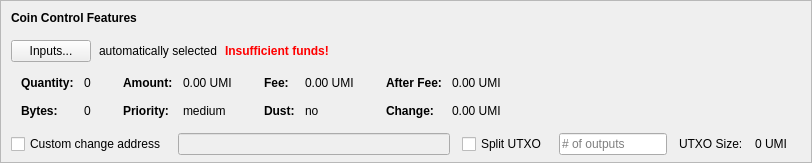
    <widget class="QFrame" name="frameCoinControl">
     <property name="sizePolicy">
      <sizepolicy hsizetype="Expanding" vsizetype="Expanding">
       <horstretch>0</horstretch>
       <verstretch>0</verstretch>
      </sizepolicy>
     </property>
     <property name="maximumSize">
      <size>
       <width>16777215</width>
       <height>16777215</height>
      </size>
     </property>
     <property name="frameShape">
      <enum>QFrame::StyledPanel</enum>
     </property>
     <property name="frameShadow">
      <enum>QFrame::Sunken</enum>
     </property>
     <layout class="QVBoxLayout" name="verticalLayoutCoinControl2">
      <property name="spacing">
       <number>0</number>
      </property>
      <property name="leftMargin">
       <number>0</number>
      </property>
      <property name="topMargin">
       <number>0</number>
      </property>
      <property name="rightMargin">
       <number>0</number>
      </property>
      <property name="bottomMargin">
       <number>6</number>
      </property>
      <item>
       <layout class="QVBoxLayout" name="verticalLayoutCoinControl" stretch="0,0,0,0,1">
        <property name="spacing">
         <number>0</number>
        </property>
        <property name="leftMargin">
         <number>10</number>
        </property>
        <property name="topMargin">
         <number>10</number>
        </property>
        <item>
         <layout class="QHBoxLayout" name="horizontalLayoutCoinControl1">
          <property name="bottomMargin">
           <number>15</number>
          </property>
          <item>
           <widget class="QLabel" name="labelCoinControlFeatures">
            <property name="sizePolicy">
             <sizepolicy hsizetype="Preferred" vsizetype="Maximum">
              <horstretch>0</horstretch>
              <verstretch>0</verstretch>
             </sizepolicy>
            </property>
            <property name="font">
             <font>
              <weight>75</weight>
              <bold>true</bold>
             </font>
            </property>
            <property name="styleSheet">
             <string notr="true">font-weight:bold;</string>
            </property>
            <property name="text">
             <string>Coin Control Features</string>
            </property>
           </widget>
          </item>
         </layout>
        </item>
        <item>
         <layout class="QHBoxLayout" name="horizontalLayoutCoinControl2" stretch="0,0,0,0">
          <property name="spacing">
           <number>8</number>
          </property>
          <property name="bottomMargin">
           <number>10</number>
          </property>
          <item>
           <widget class="QPushButton" name="pushButtonCoinControl">
            <property name="styleSheet">
             <string notr="true"/>
            </property>
            <property name="text">
             <string>Inputs...</string>
            </property>
            <property name="autoDefault">
             <bool>false</bool>
            </property>
           </widget>
          </item>
          <item>
           <widget class="QLabel" name="labelCoinControlAutomaticallySelected">
            <property name="text">
             <string>automatically selected</string>
            </property>
            <property name="margin">
             <number>5</number>
            </property>
           </widget>
          </item>
          <item>
           <widget class="QLabel" name="labelCoinControlInsuffFunds">
            <property name="font">
             <font>
              <weight>75</weight>
              <bold>true</bold>
             </font>
            </property>
            <property name="styleSheet">
             <string notr="true">color:red;font-weight:bold;</string>
            </property>
            <property name="text">
             <string>Insufficient funds!</string>
            </property>
            <property name="margin">
             <number>5</number>
            </property>
           </widget>
          </item>
          <item>
           <spacer name="horizontalSpacerCoinControl">
            <property name="orientation">
             <enum>Qt::Horizontal</enum>
            </property>
            <property name="sizeHint" stdset="0">
             <size>
              <width>40</width>
              <height>1</height>
             </size>
            </property>
           </spacer>
          </item>
         </layout>
        </item>
        <item>
         <widget class="QWidget" name="widgetCoinControl" native="true">
          <property name="sizePolicy">
           <sizepolicy hsizetype="Preferred" vsizetype="Preferred">
            <horstretch>0</horstretch>
            <verstretch>0</verstretch>
           </sizepolicy>
          </property>
          <property name="minimumSize">
           <size>
            <width>0</width>
            <height>0</height>
           </size>
          </property>
          <property name="styleSheet">
           <string notr="true"/>
          </property>
          <layout class="QHBoxLayout" name="horizontalLayoutCoinControl5">
           <property name="leftMargin">
            <number>0</number>
           </property>
           <property name="topMargin">
            <number>0</number>
           </property>
           <property name="rightMargin">
            <number>0</number>
           </property>
           <property name="bottomMargin">
            <number>0</number>
           </property>
           <item>
            <layout class="QHBoxLayout" name="horizontalLayoutCoinControl3" stretch="0,0,0,1">
             <property name="spacing">
              <number>20</number>
             </property>
             <property name="topMargin">
              <number>0</number>
             </property>
             <property name="bottomMargin">
              <number>10</number>
             </property>
             <item>
              <layout class="QFormLayout" name="formLayoutCoinControl1">
               <property name="horizontalSpacing">
                <number>10</number>
               </property>
               <property name="verticalSpacing">
                <number>14</number>
               </property>
               <property name="leftMargin">
                <number>10</number>
               </property>
               <property name="topMargin">
                <number>4</number>
               </property>
               <property name="rightMargin">
                <number>6</number>
               </property>
               <item row="0" column="0">
                <widget class="QLabel" name="labelCoinControlQuantityText">
                 <property name="font">
                  <font>
                   <weight>75</weight>
                   <bold>true</bold>
                  </font>
                 </property>
                 <property name="text">
                  <string>Quantity:</string>
                 </property>
                 <property name="margin">
                  <number>0</number>
                 </property>
                </widget>
               </item>
               <item row="0" column="1">
                <widget class="QLabel" name="labelCoinControlQuantity">
                 <property name="cursor">
                  <cursorShape>IBeamCursor</cursorShape>
                 </property>
                 <property name="contextMenuPolicy">
                  <enum>Qt::ActionsContextMenu</enum>
                 </property>
                 <property name="text">
                  <string notr="true">0</string>
                 </property>
                 <property name="margin">
                  <number>0</number>
                 </property>
                 <property name="textInteractionFlags">
                  <set>Qt::LinksAccessibleByMouse|Qt::TextSelectableByKeyboard|Qt::TextSelectableByMouse</set>
                 </property>
                </widget>
               </item>
               <item row="1" column="0">
                <widget class="QLabel" name="labelCoinControlBytesText">
                 <property name="font">
                  <font>
                   <weight>75</weight>
                   <bold>true</bold>
                  </font>
                 </property>
                 <property name="text">
                  <string>Bytes:</string>
                 </property>
                </widget>
               </item>
               <item row="1" column="1">
                <widget class="QLabel" name="labelCoinControlBytes">
                 <property name="cursor">
                  <cursorShape>IBeamCursor</cursorShape>
                 </property>
                 <property name="contextMenuPolicy">
                  <enum>Qt::ActionsContextMenu</enum>
                 </property>
                 <property name="text">
                  <string notr="true">0</string>
                 </property>
                 <property name="textInteractionFlags">
                  <set>Qt::LinksAccessibleByMouse|Qt::TextSelectableByKeyboard|Qt::TextSelectableByMouse</set>
                 </property>
                </widget>
               </item>
              </layout>
             </item>
             <item>
              <layout class="QFormLayout" name="formLayoutCoinControl2">
               <property name="horizontalSpacing">
                <number>10</number>
               </property>
               <property name="verticalSpacing">
                <number>14</number>
               </property>
               <property name="leftMargin">
                <number>6</number>
               </property>
               <property name="topMargin">
                <number>4</number>
               </property>
               <property name="rightMargin">
                <number>6</number>
               </property>
               <item row="0" column="0">
                <widget class="QLabel" name="labelCoinControlAmountText">
                 <property name="font">
                  <font>
                   <weight>75</weight>
                   <bold>true</bold>
                  </font>
                 </property>
                 <property name="text">
                  <string>Amount:</string>
                 </property>
                 <property name="margin">
                  <number>0</number>
                 </property>
                </widget>
               </item>
               <item row="0" column="1">
                <widget class="QLabel" name="labelCoinControlAmount">
                 <property name="cursor">
                  <cursorShape>IBeamCursor</cursorShape>
                 </property>
                 <property name="contextMenuPolicy">
                  <enum>Qt::ActionsContextMenu</enum>
                 </property>
                 <property name="text">
                  <string notr="true">0.00 UMI</string>
                 </property>
                 <property name="textInteractionFlags">
                  <set>Qt::LinksAccessibleByMouse|Qt::TextSelectableByKeyboard|Qt::TextSelectableByMouse</set>
                 </property>
                </widget>
               </item>
               <item row="1" column="0">
                <widget class="QLabel" name="labelCoinControlPriorityText">
                 <property name="font">
                  <font>
                   <weight>75</weight>
                   <bold>true</bold>
                  </font>
                 </property>
                 <property name="text">
                  <string>Priority:</string>
                 </property>
                </widget>
               </item>
               <item row="1" column="1">
                <widget class="QLabel" name="labelCoinControlPriority">
                 <property name="cursor">
                  <cursorShape>IBeamCursor</cursorShape>
                 </property>
                 <property name="contextMenuPolicy">
                  <enum>Qt::ActionsContextMenu</enum>
                 </property>
                 <property name="text">
                  <string>medium</string>
                 </property>
                 <property name="textInteractionFlags">
                  <set>Qt::LinksAccessibleByMouse|Qt::TextSelectableByKeyboard|Qt::TextSelectableByMouse</set>
                 </property>
                </widget>
               </item>
              </layout>
             </item>
             <item>
              <layout class="QFormLayout" name="formLayoutCoinControl3">
               <property name="horizontalSpacing">
                <number>10</number>
               </property>
               <property name="verticalSpacing">
                <number>14</number>
               </property>
               <property name="leftMargin">
                <number>6</number>
               </property>
               <property name="topMargin">
                <number>4</number>
               </property>
               <property name="rightMargin">
                <number>6</number>
               </property>
               <item row="0" column="0">
                <widget class="QLabel" name="labelCoinControlFeeText">
                 <property name="font">
                  <font>
                   <weight>75</weight>
                   <bold>true</bold>
                  </font>
                 </property>
                 <property name="text">
                  <string>Fee:</string>
                 </property>
                 <property name="margin">
                  <number>0</number>
                 </property>
                </widget>
               </item>
               <item row="0" column="1">
                <widget class="QLabel" name="labelCoinControlFee">
                 <property name="cursor">
                  <cursorShape>IBeamCursor</cursorShape>
                 </property>
                 <property name="contextMenuPolicy">
                  <enum>Qt::ActionsContextMenu</enum>
                 </property>
                 <property name="text">
                  <string notr="true">0.00 UMI</string>
                 </property>
                 <property name="textInteractionFlags">
                  <set>Qt::LinksAccessibleByMouse|Qt::TextSelectableByKeyboard|Qt::TextSelectableByMouse</set>
                 </property>
                </widget>
               </item>
               <item row="1" column="0">
                <widget class="QLabel" name="labelCoinControlLowOutputText">
                 <property name="font">
                  <font>
                   <weight>75</weight>
                   <bold>true</bold>
                  </font>
                 </property>
                 <property name="text">
                  <string>Dust:</string>
                 </property>
                </widget>
               </item>
               <item row="1" column="1">
                <widget class="QLabel" name="labelCoinControlLowOutput">
                 <property name="cursor">
                  <cursorShape>IBeamCursor</cursorShape>
                 </property>
                 <property name="contextMenuPolicy">
                  <enum>Qt::ActionsContextMenu</enum>
                 </property>
                 <property name="text">
                  <string>no</string>
                 </property>
                 <property name="textInteractionFlags">
                  <set>Qt::LinksAccessibleByMouse|Qt::TextSelectableByKeyboard|Qt::TextSelectableByMouse</set>
                 </property>
                </widget>
               </item>
              </layout>
             </item>
             <item>
              <layout class="QFormLayout" name="formLayoutCoinControl4">
               <property name="horizontalSpacing">
                <number>10</number>
               </property>
               <property name="verticalSpacing">
                <number>14</number>
               </property>
               <property name="leftMargin">
                <number>6</number>
               </property>
               <property name="topMargin">
                <number>4</number>
               </property>
               <property name="rightMargin">
                <number>6</number>
               </property>
               <item row="0" column="0">
                <widget class="QLabel" name="labelCoinControlAfterFeeText">
                 <property name="font">
                  <font>
                   <weight>75</weight>
                   <bold>true</bold>
                  </font>
                 </property>
                 <property name="text">
                  <string>After Fee:</string>
                 </property>
                 <property name="margin">
                  <number>0</number>
                 </property>
                </widget>
               </item>
               <item row="0" column="1">
                <widget class="QLabel" name="labelCoinControlAfterFee">
                 <property name="cursor">
                  <cursorShape>IBeamCursor</cursorShape>
                 </property>
                 <property name="contextMenuPolicy">
                  <enum>Qt::ActionsContextMenu</enum>
                 </property>
                 <property name="text">
                  <string notr="true">0.00 UMI</string>
                 </property>
                 <property name="textInteractionFlags">
                  <set>Qt::LinksAccessibleByMouse|Qt::TextSelectableByKeyboard|Qt::TextSelectableByMouse</set>
                 </property>
                </widget>
               </item>
               <item row="1" column="0">
                <widget class="QLabel" name="labelCoinControlChangeText">
                 <property name="font">
                  <font>
                   <weight>75</weight>
                   <bold>true</bold>
                  </font>
                 </property>
                 <property name="text">
                  <string>Change:</string>
                 </property>
                </widget>
               </item>
               <item row="1" column="1">
                <widget class="QLabel" name="labelCoinControlChange">
                 <property name="cursor">
                  <cursorShape>IBeamCursor</cursorShape>
                 </property>
                 <property name="contextMenuPolicy">
                  <enum>Qt::ActionsContextMenu</enum>
                 </property>
                 <property name="text">
                  <string notr="true">0.00 UMI</string>
                 </property>
                 <property name="textInteractionFlags">
                  <set>Qt::LinksAccessibleByMouse|Qt::TextSelectableByKeyboard|Qt::TextSelectableByMouse</set>
                 </property>
                </widget>
               </item>
              </layout>
             </item>
            </layout>
           </item>
          </layout>
         </widget>
        </item>
        <item>
         <layout class="QHBoxLayout" name="horizontalLayoutCoinControl4" stretch="0,0,0,0,0,0,0">
          <property name="spacing">
           <number>12</number>
          </property>
          <property name="sizeConstraint">
           <enum>QLayout::SetDefaultConstraint</enum>
          </property>
          <property name="topMargin">
           <number>5</number>
          </property>
          <property name="rightMargin">
           <number>5</number>
          </property>
          <item>
           <widget class="QCheckBox" name="checkBoxCoinControlChange">
            <property name="toolTip">
             <string>If this is activated, but the change address is empty or invalid, change will be sent to a newly generated address.</string>
            </property>
            <property name="text">
             <string>Custom change address</string>
            </property>
           </widget>
          </item>
          <item>
           <widget class="QValidatedLineEdit" name="lineEditCoinControlChange">
            <property name="enabled">
             <bool>false</bool>
            </property>
            <property name="sizePolicy">
             <sizepolicy hsizetype="Expanding" vsizetype="Fixed">
              <horstretch>0</horstretch>
              <verstretch>0</verstretch>
             </sizepolicy>
            </property>
           </widget>
          </item>
          <item>
           <widget class="QCheckBox" name="splitBlockCheckBox">
            <property name="text">
             <string>Split UTXO</string>
            </property>
           </widget>
          </item>
          <item>
           <widget class="QLineEdit" name="splitBlockLineEdit">
            <property name="sizePolicy">
             <sizepolicy hsizetype="Fixed" vsizetype="Fixed">
              <horstretch>50</horstretch>
              <verstretch>0</verstretch>
             </sizepolicy>
            </property>
            <property name="placeholderText">
             <string># of outputs</string>
            </property>
           </widget>
          </item>
          <item>
           <widget class="QLabel" name="labelBlockSizeText">
            <property name="text">
             <string>UTXO Size:</string>
            </property>
           </widget>
          </item>
          <item>
           <widget class="QLabel" name="labelBlockSize">
            <property name="text">
             <string>0 UMI</string>
            </property>
           </widget>
          </item>
          <item>
           <widget class="QLabel" name="labelCoinControlChangeLabel">
            <property name="sizePolicy">
             <sizepolicy hsizetype="Preferred" vsizetype="Expanding">
              <horstretch>0</horstretch>
              <verstretch>0</verstretch>
             </sizepolicy>
            </property>
            <property name="minimumSize">
             <size>
              <width>0</width>
              <height>0</height>
             </size>
            </property>
            <property name="text">
             <string/>
            </property>
            <property name="margin">
             <number>3</number>
            </property>
           </widget>
          </item>
         </layout>
        </item>
        <item>
         <spacer name="verticalSpacerCoinControl">
          <property name="orientation">
           <enum>Qt::Vertical</enum>
          </property>
          <property name="sizeHint" stdset="0">
           <size>
            <width>800</width>
            <height>1</height>
           </size>
          </property>
         </spacer>
        </item>
       </layout>
      </item>
     </layout>
    </widget>
